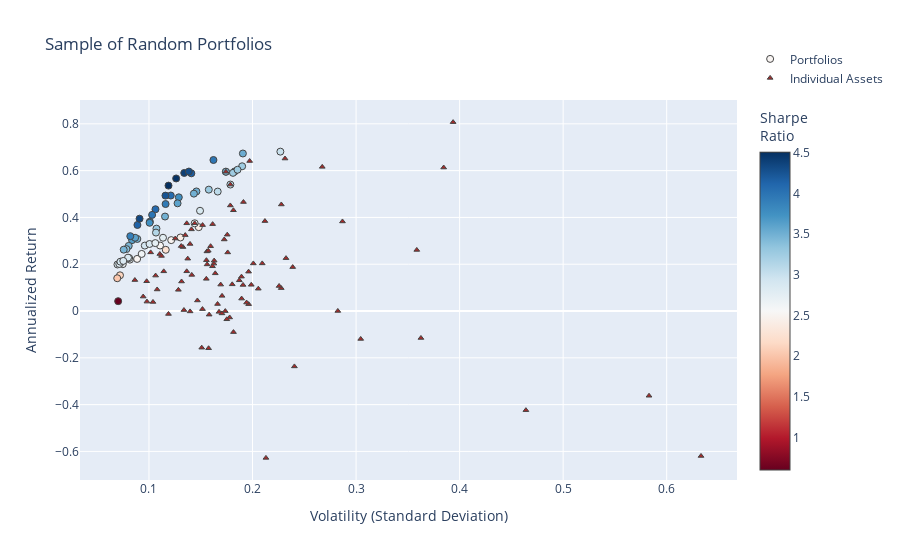

Notebook code cell kept with this figure:
### Code cell
fig2 = go.Figure()

fig2.add_trace(go.Scatter(
    x=[np.sqrt(p["variance"]) for p in dominant_portfolios],  # Convert variance to volatility
    y=[p["return"] for p in dominant_portfolios],
    mode='markers',
    marker=dict(
        color=[p["return"] / (np.sqrt(p["variance"])) for p in dominant_portfolios],  # Sharpe Ratio
        showscale=True,
        size=7,
        line=dict(width=1),
        colorscale="RdBu",
        colorbar=dict(title="Sharpe<br>Ratio")
    ),
    hoverinfo='text',
    text=[
        f"Return: {p['return']:.3%}<br>Volatility: {np.sqrt(p['variance']):.3f}<br>" +
        f"Sharpe Ratio: {p['sharpe']:.3f}<br>" +
        "<br>".join([f"{p['tickers'][i]}: Weight={p['weights'][i]:.3f}" for i in range(len(p['tickers']))])
        for p in dominant_portfolios
    ],
    name="Portfolios"
))


fig2.add_trace(go.Scatter(
    x=volatility, 
    y=annualized_returns,
    mode='markers',
    hoverinfo='text',
    hovertext=[
        f"{name} <br>Volatility: {vol:.3f} <br>Returns: {ret:.3%} <br>Sharpe Ratio: {sr:.3f}"
        for name, vol, ret, sr in zip(names, volatility, annualized_returns, sharpe_ratios)
    ],
    marker=dict(
        color='brown',
        size=5,
        symbol='triangle-up',  # Sets the marker shape to a triangle
        line=dict(width=1)
    ),
    name="Individual Assets"
))

fig2.update_layout(
    title='Sample of Random Portfolios',
    xaxis_title='Volatility (Standard Deviation)',
    yaxis_title='Annualized Return',
    legend=dict(y=5
    )
)


fig2.show()

### Figure 1 — Plotly figure (JSON) as saved in the notebook; plotly's stock layout.template omitted (floating-point values rounded to 4 significant figures)
{"data": [{"hoverinfo": "text", "marker": {"color": [2.516, 2.421, 2.411, 2.694, 2.87, 3.069, 2.252, 3.506, 2.495, 2.759, 2.531, 2.602, 3.531, 3.941, 3.026, 3.285, 3.14, 2.625, 2.915, 3.288, 3.496, 2.121, 2.851, 2.736, 4.093, 3.773, 3.622, 3.785, 3.5, 0.6002, 3.471, 4.177, 2.8, 4.14, 3.607, 4.488, 3.264, 3.461, 4.077, 2.862, 3.26, 2.022, 3.416, 2.683, 4.51, 3.989, 3.256, 3.255, 2.86, 3.385, 3.616, 2.825, 2.823, 3.416, 3.748, 2.912, 3.47, 3.978, 4.255, 2.848, 4.403, 3.003, 4.342, 3.903, 4.303], "colorbar": {"title": {"text": "Sharpe<br>Ratio"}}, "colorscale": [[0, "rgb(103,0,31)"], [0.1, "rgb(178,24,43)"], [0.2, "rgb(214,96,77)"], [0.3, "rgb(244,165,130)"], [0.4, "rgb(253,219,199)"], [0.5, "rgb(247,247,247)"], [0.6, "rgb(209,229,240)"], [0.7, "rgb(146,197,222)"], [0.8, "rgb(67,147,195)"], [0.9, "rgb(33,102,172)"], [1, "rgb(5,48,97)"]], "line": {"width": 1}, "showscale": true, "size": 7}, "mode": "markers", "name": "Portfolios", "text": ["Return: 22.278%<br>Volatility: 0.089<br>Sharpe Ratio: 2.516<br>QCOM_Close: Weight=0.039<br>SAP_Close: Weight=0.271<br>LMT_Close: Weight=0.589<br>VZ_Close: Weight=0.102", "Return: 35.835%<br>Volatility: 0.148<br>Sharpe Ratio: 2.421<br>MSFT_Close: Weight=0.969<br>WFC_Close: Weight=0.027<br>RMD_Close: Weight=0.005", "Return: 31.439%<br>Volatility: 0.130<br>Sharpe Ratio: 2.411<br>IBM_Close: Weight=0.000<br>NKE_Close: Weight=0.047<br>HD_Close: Weight=0.953", "Return: 21.978%<br>Volatility: 0.082<br>Sharpe Ratio: 2.694<br>AEP_Close: Weight=0.311<br>MDT_Close: Weight=0.000<br>HON_Close: Weight=0.689", "Return: 42.848%<br>Volatility: 0.149<br>Sharpe Ratio: 2.870<br>AMZN_Close: Weight=0.340<br>BSX_Close: Weight=0.000<br>DE_Close: Weight=0.660", "Return: 51.058%<br>Volatility: 0.166<br>Sharpe Ratio: 3.069<br>MRK_Close: Weight=0.000<br>MSFT_Close: Weight=0.496<br>PYPL_Close: Weight=0.504", "Return: 26.168%<br>Volatility: 0.116<br>Sharpe Ratio: 2.252<br>CSCO_Close: Weight=0.125<br>MMM_Close: Weight=0.785<br>TSLA_Close: Weight=0.090<br>DHR_Close: Weight=0.000", "Return: 51.115%<br>Volatility: 0.146<br>Sharpe Ratio: 3.506<br>MS_Close: Weight=0.000<br>BMY_Close: Weight=0.069<br>CAT_Close: Weight=0.584<br>TXN_Close: Weight=0.347", "Return: 30.313%<br>Volatility: 0.121<br>Sharpe Ratio: 2.495<br>PM_Close: Weight=0.000<br>V_Close: Weight=0.872<br>GOOGL_Close: Weight=0.128<br>CPB_Close: Weight=0.000", "Return: 31.325%<br>Volatility: 0.114<br>Sharpe Ratio: 2.759<br>REGN_Close: Weight=0.000<br>EMR_Close: Weight=0.226<br>V_Close: Weight=0.584<br>ADBE_Close: Weight=0.190", "Return: 28.007%<br>Volatility: 0.111<br>Sharpe Ratio: 2.531<br>MO_Close: Weight=0.000<br>NKE_Close: Weight=0.063<br>V_Close: Weight=0.851<br>COST_Close: Weight=0.086", "Return: 37.500%<br>Volatility: 0.144<br>Sharpe Ratio: 2.602<br>SRE_Close: Weight=0.000<br>MA_Close: Weight=1.000<br>QCOM_Close: Weight=0.000", "Return: 67.331%<br>Volatility: 0.191<br>Sharpe Ratio: 3.531<br>WFC_Close: Weight=0.000<br>CAT_Close: Weight=0.806<br>NVDA_Close: Weight=0.194", "Return: 45.725%<br>Volatility: 0.116<br>Sharpe Ratio: 3.941<br>MMM_Close: Weight=0.304<br>BA_Close: Weight=0.509<br>BAC_Close: Weight=0.012<br>AMZN_Close: Weight=0.176", "Return: 54.051%<br>Volatility: 0.179<br>Sharpe Ratio: 3.026<br>ABBV_Close: Weight=1.000<br>PG_Close: Weight=0.000<br>BMY_Close: Weight=0.000", "Return: 35.227%<br>Volatility: 0.107<br>Sharpe Ratio: 3.285<br>KR_Close: Weight=0.000<br>BABA_Close: Weight=0.282<br>MMM_Close: Weight=0.477<br>SYY_Close: Weight=0.241", "Return: 33.524%<br>Volatility: 0.107<br>Sharpe Ratio: 3.140<br>DE_Close: Weight=0.356<br>GIS_Close: Weight=0.000<br>LMT_Close: Weight=0.430<br>INTC_Close: Weight=0.214", "Return: 24.405%<br>Volatility: 0.093<br>Sharpe Ratio: 2.625<br>CMCSA_Close: Weight=0.052<br>HON_Close: Weight=0.749<br>GOOGL_Close: Weight=0.199", "Return: 27.974%<br>Volatility: 0.096<br>Sharpe Ratio: 2.915<br>V_Close: Weight=0.460<br>META_Close: Weight=0.090<br>MMM_Close: Weight=0.385<br>PG_Close: Weight=0.064", "Return: 51.880%<br>Volatility: 0.158<br>Sharpe Ratio: 3.288<br>EMR_Close: Weight=0.000<br>CAT_Close: Weight=0.777<br>PFE_Close: Weight=0.223", "Return: 40.385%<br>Volatility: 0.116<br>Sharpe Ratio: 3.496<br>MO_Close: Weight=0.000<br>COST_Close: Weight=0.071<br>ABBV_Close: Weight=0.468<br>V_Close: Weight=0.461", "Return: 15.270%<br>Volatility: 0.072<br>Sharpe Ratio: 2.121<br>CVX_Close: Weight=0.134<br>KO_Close: Weight=0.619<br>EMR_Close: Weight=0.247", "Return: 28.654%<br>Volatility: 0.101<br>Sharpe Ratio: 2.851<br>QCOM_Close: Weight=0.008<br>AEP_Close: Weight=0.389<br>GIS_Close: Weight=0.000<br>MA_Close: Weight=0.603", "Return: 29.033%<br>Volatility: 0.106<br>Sharpe Ratio: 2.736<br>REGN_Close: Weight=0.000<br>PEP_Close: Weight=0.342<br>K_Close: Weight=0.000<br>MA_Close: Weight=0.658", "Return: 43.498%<br>Volatility: 0.106<br>Sharpe Ratio: 4.093<br>ISRG_Close: Weight=0.280<br>TMO_Close: Weight=0.000<br>AEP_Close: Weight=0.321<br>CAT_Close: Weight=0.399", "Return: 48.597%<br>Volatility: 0.129<br>Sharpe Ratio: 3.773<br>ABBV_Close: Weight=0.560<br>SRE_Close: Weight=0.000<br>NKE_Close: Weight=0.019<br>WMT_Close: Weight=0.421", "Return: 30.301%<br>Volatility: 0.084<br>Sharpe Ratio: 3.622<br>HD_Close: Weight=0.350<br>AMZN_Close: Weight=0.158<br>ABT_Close: Weight=0.205<br>LMT_Close: Weight=0.287", "Return: 38.174%<br>Volatility: 0.101<br>Sharpe Ratio: 3.785<br>KO_Close: Weight=0.309<br>HD_Close: Weight=0.322<br>CAT_Close: Weight=0.369", "Return: 50.173%<br>Volatility: 0.143<br>Sharpe Ratio: 3.500<br>BA_Close: Weight=0.766<br>GS_Close: Weight=0.000<br>EMR_Close: Weight=0.178<br>RTX_Close: Weight=0.056", "Return: 4.215%<br>Volatility: 0.070<br>Sharpe Ratio: 0.600<br>RDY_Close: Weight=0.000<br>GILD_Close: Weight=0.191<br>XOM_Close: Weight=0.386<br>PG_Close: Weight=0.423", "Return: 30.806%<br>Volatility: 0.089<br>Sharpe Ratio: 3.471<br>HON_Close: Weight=0.538<br>GIS_Close: Weight=0.000<br>MRK_Close: Weight=0.000<br>MCD_Close: Weight=0.462", "Return: 58.856%<br>Volatility: 0.141<br>Sharpe Ratio: 4.177<br>BA_Close: Weight=0.554<br>NVDA_Close: Weight=0.086<br>PYPL_Close: Weight=0.221<br>INTC_Close: Weight=0.139", "Return: 22.638%<br>Volatility: 0.081<br>Sharpe Ratio: 2.800<br>PFE_Close: Weight=0.159<br>ACN_Close: Weight=0.362<br>NEE_Close: Weight=0.478", "Return: 36.783%<br>Volatility: 0.089<br>Sharpe Ratio: 4.140<br>MSFT_Close: Weight=0.265<br>JPM_Close: Weight=0.085<br>BA_Close: Weight=0.362<br>KO_Close: Weight=0.288", "Return: 46.033%<br>Volatility: 0.128<br>Sharpe Ratio: 3.607<br>BTI_Close: Weight=0.058<br>MRK_Close: Weight=0.000<br>CAT_Close: Weight=0.529<br>MMM_Close: Weight=0.413", "Return: 56.659%<br>Volatility: 0.126<br>Sharpe Ratio: 4.488<br>ABBV_Close: Weight=0.450<br>DE_Close: Weight=0.154<br>CAT_Close: Weight=0.396<br>KR_Close: Weight=0.000", "Return: 59.642%<br>Volatility: 0.183<br>Sharpe Ratio: 3.264<br>COST_Close: Weight=0.084<br>CAT_Close: Weight=0.916<br>MDT_Close: Weight=0.000", "Return: 27.841%<br>Volatility: 0.080<br>Sharpe Ratio: 3.461<br>TXN_Close: Weight=0.276<br>AEP_Close: Weight=0.317<br>HD_Close: Weight=0.347<br>CRM_Close: Weight=0.060", "Return: 49.367%<br>Volatility: 0.121<br>Sharpe Ratio: 4.077<br>META_Close: Weight=0.001<br>TMO_Close: Weight=0.276<br>BABA_Close: Weight=0.168<br>BA_Close: Weight=0.555", "Return: 22.820%<br>Volatility: 0.080<br>Sharpe Ratio: 2.862<br>KO_Close: Weight=0.415<br>META_Close: Weight=0.064<br>V_Close: Weight=0.437<br>SYK_Close: Weight=0.084", "Return: 59.047%<br>Volatility: 0.181<br>Sharpe Ratio: 3.260<br>QCOM_Close: Weight=0.043<br>CSCO_Close: Weight=0.016<br>JPM_Close: Weight=0.053<br>CAT_Close: Weight=0.888", "Return: 14.018%<br>Volatility: 0.069<br>Sharpe Ratio: 2.022<br>KO_Close: Weight=0.555<br>CVX_Close: Weight=0.223<br>NKE_Close: Weight=0.064<br>CSCO_Close: Weight=0.157", "Return: 59.541%<br>Volatility: 0.174<br>Sharpe Ratio: 3.416<br>BA_Close: Weight=1.000<br>F_Close: Weight=0.000<br>RDY_Close: Weight=0.000", "Return: 20.046%<br>Volatility: 0.075<br>Sharpe Ratio: 2.683<br>SYY_Close: Weight=0.202<br>GILD_Close: Weight=0.046<br>CVX_Close: Weight=0.218<br>NEE_Close: Weight=0.534", "Return: 53.600%<br>Volatility: 0.119<br>Sharpe Ratio: 4.510<br>CAT_Close: Weight=0.423<br>DUK_Close: Weight=0.108<br>VRTX_Close: Weight=0.064<br>ABBV_Close: Weight=0.405", "Return: 41.095%<br>Volatility: 0.103<br>Sharpe Ratio: 3.989<br>TMO_Close: Weight=0.040<br>TXN_Close: Weight=0.274<br>ABBV_Close: Weight=0.361<br>HD_Close: Weight=0.325", "Return: 61.864%<br>Volatility: 0.190<br>Sharpe Ratio: 3.256<br>UA_Close: Weight=0.000<br>QCOM_Close: Weight=0.049<br>BSX_Close: Weight=0.000<br>CAT_Close: Weight=0.951", "Return: 60.381%<br>Volatility: 0.186<br>Sharpe Ratio: 3.255<br>CAT_Close: Weight=0.921<br>GILD_Close: Weight=0.017<br>JPM_Close: Weight=0.061", "Return: 19.898%<br>Volatility: 0.070<br>Sharpe Ratio: 2.860<br>REGN_Close: Weight=0.000<br>KO_Close: Weight=0.379<br>HON_Close: Weight=0.487<br>JPM_Close: Weight=0.134", "Return: 26.478%<br>Volatility: 0.078<br>Sharpe Ratio: 3.385<br>PFE_Close: Weight=0.139<br>MCD_Close: Weight=0.410<br>NEE_Close: Weight=0.330<br>JNJ_Close: Weight=0.121", "Return: 31.319%<br>Volatility: 0.087<br>Sharpe Ratio: 3.616<br>LMT_Close: Weight=0.372<br>LLY_Close: Weight=0.000<br>BABA_Close: Weight=0.196<br>NEE_Close: Weight=0.432", "Return: 20.382%<br>Volatility: 0.072<br>Sharpe Ratio: 2.825<br>KO_Close: Weight=0.363<br>TMO_Close: Weight=0.112<br>WFC_Close: Weight=0.000<br>HON_Close: Weight=0.525", "Return: 20.137%<br>Volatility: 0.071<br>Sharpe Ratio: 2.823<br>KO_Close: Weight=0.395<br>LMT_Close: Weight=0.397<br>EW_Close: Weight=0.037<br>GOOGL_Close: Weight=0.171", "Return: 59.541%<br>Volatility: 0.174<br>Sharpe Ratio: 3.416<br>ZBH_Close: Weight=0.000<br>T_Close: Weight=0.000<br>MRK_Close: Weight=0.000<br>BA_Close: Weight=1.000", "Return: 37.713%<br>Volatility: 0.101<br>Sharpe Ratio: 3.748<br>ETN_Close: Weight=0.000<br>CAT_Close: Weight=0.396<br>ACN_Close: Weight=0.306<br>KO_Close: Weight=0.298", "Return: 21.093%<br>Volatility: 0.072<br>Sharpe Ratio: 2.912<br>CRM_Close: Weight=0.161<br>KO_Close: Weight=0.336<br>HON_Close: Weight=0.498<br>BMY_Close: Weight=0.005", "Return: 26.235%<br>Volatility: 0.076<br>Sharpe Ratio: 3.470<br>HD_Close: Weight=0.388<br>NEE_Close: Weight=0.499<br>MS_Close: Weight=0.114", "Return: 64.543%<br>Volatility: 0.162<br>Sharpe Ratio: 3.978<br>GIS_Close: Weight=0.000<br>META_Close: Weight=0.000<br>PYPL_Close: Weight=0.410<br>CAT_Close: Weight=0.590", "Return: 49.326%<br>Volatility: 0.116<br>Sharpe Ratio: 4.255<br>JNJ_Close: Weight=0.271<br>VRTX_Close: Weight=0.068<br>BA_Close: Weight=0.447<br>PYPL_Close: Weight=0.214", "Return: 21.420%<br>Volatility: 0.075<br>Sharpe Ratio: 2.848<br>JNJ_Close: Weight=0.255<br>BAC_Close: Weight=0.021<br>CVX_Close: Weight=0.154<br>HON_Close: Weight=0.570", "Return: 59.014%<br>Volatility: 0.134<br>Sharpe Ratio: 4.403<br>T_Close: Weight=0.000<br>ABBV_Close: Weight=0.506<br>CAT_Close: Weight=0.494<br>BIIB_Close: Weight=0.000", "Return: 68.124%<br>Volatility: 0.227<br>Sharpe Ratio: 3.003<br>NVDA_Close: Weight=0.216<br>PYPL_Close: Weight=0.776<br>BTI_Close: Weight=0.000<br>QCOM_Close: Weight=0.009", "Return: 39.470%<br>Volatility: 0.091<br>Sharpe Ratio: 4.342<br>CVX_Close: Weight=0.141<br>BA_Close: Weight=0.335<br>UNH_Close: Weight=0.281<br>V_Close: Weight=0.242", "Return: 31.990%<br>Volatility: 0.082<br>Sharpe Ratio: 3.903<br>HD_Close: Weight=0.360<br>BABA_Close: Weight=0.188<br>PEP_Close: Weight=0.195<br>LMT_Close: Weight=0.258", "Return: 59.607%<br>Volatility: 0.139<br>Sharpe Ratio: 4.303<br>CAT_Close: Weight=0.431<br>COST_Close: Weight=0.039<br>BA_Close: Weight=0.529"], "type": "scatter", "x": [0.08854, 0.148, 0.1304, 0.08159, 0.1493, 0.1664, 0.1162, 0.1458, 0.1215, 0.1135, 0.1107, 0.1441, 0.1907, 0.116, 0.1786, 0.1072, 0.1068, 0.09295, 0.09596, 0.1578, 0.1155, 0.07201, 0.1005, 0.1061, 0.1063, 0.1288, 0.08365, 0.1009, 0.1434, 0.07023, 0.08875, 0.1409, 0.08086, 0.08884, 0.1276, 0.1263, 0.1827, 0.08044, 0.1211, 0.07975, 0.1811, 0.06933, 0.1743, 0.07471, 0.1189, 0.103, 0.19, 0.1855, 0.06956, 0.07822, 0.08662, 0.07214, 0.07134, 0.1743, 0.1006, 0.07243, 0.07561, 0.1623, 0.1159, 0.07521, 0.134, 0.2269, 0.0909, 0.08197, 0.1385], "y": [0.2228, 0.3584, 0.3144, 0.2198, 0.4285, 0.5106, 0.2617, 0.5112, 0.3031, 0.3133, 0.2801, 0.375, 0.6733, 0.4573, 0.5405, 0.3523, 0.3352, 0.244, 0.2797, 0.5188, 0.4039, 0.1527, 0.2865, 0.2903, 0.435, 0.486, 0.303, 0.3817, 0.5017, 0.04215, 0.3081, 0.5886, 0.2264, 0.3678, 0.4603, 0.5666, 0.5964, 0.2784, 0.4937, 0.2282, 0.5905, 0.1402, 0.5954, 0.2005, 0.536, 0.411, 0.6186, 0.6038, 0.199, 0.2648, 0.3132, 0.2038, 0.2014, 0.5954, 0.3771, 0.2109, 0.2623, 0.6454, 0.4933, 0.2142, 0.5901, 0.6812, 0.3947, 0.3199, 0.5961]}, {"hoverinfo": "text", "hovertext": ["ADBE_Close <br>Volatility: 0.228 <br>Returns: 45.540% <br>Sharpe Ratio: 1.999", "BTI_Close <br>Volatility: 0.191 <br>Returns: 11.154% <br>Sharpe Ratio: 0.584", "ORCL_Close <br>Volatility: 0.187 <br>Returns: 13.134% <br>Sharpe Ratio: 0.701", "XOM_Close <br>Volatility: 0.104 <br>Returns: 3.880% <br>Sharpe Ratio: 0.374", "HD_Close <br>Volatility: 0.135 <br>Returns: 32.454% <br>Sharpe Ratio: 2.404", "JPM_Close <br>Volatility: 0.156 <br>Returns: 19.920% <br>Sharpe Ratio: 1.276", "MSFT_Close <br>Volatility: 0.152 <br>Returns: 36.718% <br>Sharpe Ratio: 2.419", "AMZN_Close <br>Volatility: 0.212 <br>Returns: 38.442% <br>Sharpe Ratio: 1.813", "GIS_Close <br>Volatility: 0.174 <br>Returns: -0.030% <br>Sharpe Ratio: -0.002", "BAC_Close <br>Volatility: 0.209 <br>Returns: 20.360% <br>Sharpe Ratio: 0.972", "RTX_Close <br>Volatility: 0.136 <br>Returns: 16.980% <br>Sharpe Ratio: 1.244", "CSCO_Close <br>Volatility: 0.164 <br>Returns: 16.111% <br>Sharpe Ratio: 0.982", "CMCSA_Close <br>Volatility: 0.206 <br>Returns: 9.549% <br>Sharpe Ratio: 0.465", "AEP_Close <br>Volatility: 0.106 <br>Returns: 15.149% <br>Sharpe Ratio: 1.424", "MO_Close <br>Volatility: 0.178 <br>Returns: -2.746% <br>Sharpe Ratio: -0.154", "CPB_Close <br>Volatility: 0.240 <br>Returns: -23.666% <br>Sharpe Ratio: -0.984", "CRM_Close <br>Volatility: 0.156 <br>Returns: 25.484% <br>Sharpe Ratio: 1.634", "VZ_Close <br>Volatility: 0.169 <br>Returns: 11.300% <br>Sharpe Ratio: 0.668", "RMD_Close <br>Volatility: 0.201 <br>Returns: 20.344% <br>Sharpe Ratio: 1.013", "PM_Close <br>Volatility: 0.140 <br>Returns: -0.165% <br>Sharpe Ratio: -0.012", "BIIB_Close <br>Volatility: 0.228 <br>Returns: 9.799% <br>Sharpe Ratio: 0.430", "KR_Close <br>Volatility: 0.363 <br>Returns: -11.512% <br>Sharpe Ratio: -0.317", "MA_Close <br>Volatility: 0.144 <br>Returns: 37.500% <br>Sharpe Ratio: 2.602", "NVDA_Close <br>Volatility: 0.394 <br>Returns: 80.734% <br>Sharpe Ratio: 2.051", "GS_Close <br>Volatility: 0.196 <br>Returns: 2.945% <br>Sharpe Ratio: 0.150", "DUK_Close <br>Volatility: 0.094 <br>Returns: 6.184% <br>Sharpe Ratio: 0.655", "UA_Close <br>Volatility: 0.464 <br>Returns: -42.368% <br>Sharpe Ratio: -0.913", "VRTX_Close <br>Volatility: 0.385 <br>Returns: 61.334% <br>Sharpe Ratio: 1.595", "KO_Close <br>Volatility: 0.086 <br>Returns: 13.237% <br>Sharpe Ratio: 1.533", "ACN_Close <br>Volatility: 0.133 <br>Returns: 27.346% <br>Sharpe Ratio: 2.059", "DE_Close <br>Volatility: 0.179 <br>Returns: 45.118% <br>Sharpe Ratio: 2.527", "DHR_Close <br>Volatility: 0.128 <br>Returns: 9.067% <br>Sharpe Ratio: 0.706", "LMT_Close <br>Volatility: 0.110 <br>Returns: 24.360% <br>Sharpe Ratio: 2.206", "TXN_Close <br>Volatility: 0.161 <br>Returns: 37.142% <br>Sharpe Ratio: 2.300", "SAP_Close <br>Volatility: 0.137 <br>Returns: 22.379% <br>Sharpe Ratio: 1.628", "SO_Close <br>Volatility: 0.119 <br>Returns: -1.259% <br>Sharpe Ratio: -0.106", "MDT_Close <br>Volatility: 0.152 <br>Returns: 0.821% <br>Sharpe Ratio: 0.054", "ABBV_Close <br>Volatility: 0.179 <br>Returns: 54.051% <br>Sharpe Ratio: 3.026", "AMGN_Close <br>Volatility: 0.168 <br>Returns: -0.355% <br>Sharpe Ratio: -0.021", "NEE_Close <br>Volatility: 0.112 <br>Returns: 23.547% <br>Sharpe Ratio: 2.101", "CAT_Close <br>Volatility: 0.197 <br>Returns: 64.107% <br>Sharpe Ratio: 3.250", "T_Close <br>Volatility: 0.175 <br>Returns: -3.526% <br>Sharpe Ratio: -0.201", "QCOM_Close <br>Volatility: 0.239 <br>Returns: 18.777% <br>Sharpe Ratio: 0.786", "CVX_Close <br>Volatility: 0.141 <br>Returns: 15.444% <br>Sharpe Ratio: 1.093", "GOOGL_Close <br>Volatility: 0.157 <br>Returns: 25.766% <br>Sharpe Ratio: 1.638", "UNH_Close <br>Volatility: 0.141 <br>Returns: 34.904% <br>Sharpe Ratio: 2.475", "SYK_Close <br>Volatility: 0.155 <br>Returns: 21.732% <br>Sharpe Ratio: 1.398", "DIS_Close <br>Volatility: 0.158 <br>Returns: -1.539% <br>Sharpe Ratio: -0.097", "TSLA_Close <br>Volatility: 0.359 <br>Returns: 26.105% <br>Sharpe Ratio: 0.728", "MRK_Close <br>Volatility: 0.151 <br>Returns: -15.661% <br>Sharpe Ratio: -1.038", "WFC_Close <br>Volatility: 0.171 <br>Returns: 6.484% <br>Sharpe Ratio: 0.380", "MS_Close <br>Volatility: 0.196 <br>Returns: 16.831% <br>Sharpe Ratio: 0.858", "MCD_Close <br>Volatility: 0.136 <br>Returns: 37.497% <br>Sharpe Ratio: 2.748", "PFE_Close <br>Volatility: 0.108 <br>Returns: 9.217% <br>Sharpe Ratio: 0.854", "COST_Close <br>Volatility: 0.199 <br>Returns: 11.207% <br>Sharpe Ratio: 0.564", "RDY_Close <br>Volatility: 0.304 <br>Returns: -11.923% <br>Sharpe Ratio: -0.392", "EXC_Close <br>Volatility: 0.131 <br>Returns: 12.626% <br>Sharpe Ratio: 0.960", "AMD_Close <br>Volatility: 0.583 <br>Returns: -36.203% <br>Sharpe Ratio: -0.621", "GE_Close <br>Volatility: 0.213 <br>Returns: -62.754% <br>Sharpe Ratio: -2.947", "PEP_Close <br>Volatility: 0.098 <br>Returns: 12.729% <br>Sharpe Ratio: 1.302", "SRE_Close <br>Volatility: 0.134 <br>Returns: 0.416% <br>Sharpe Ratio: 0.031", "GILD_Close <br>Volatility: 0.189 <br>Returns: 5.321% <br>Sharpe Ratio: 0.281", "F_Close <br>Volatility: 0.166 <br>Returns: 2.996% <br>Sharpe Ratio: 0.180", "NFLX_Close <br>Volatility: 0.287 <br>Returns: 38.281% <br>Sharpe Ratio: 1.334", "IBM_Close <br>Volatility: 0.158 <br>Returns: -15.905% <br>Sharpe Ratio: -1.009", "WMT_Close <br>Volatility: 0.182 <br>Returns: 43.058% <br>Sharpe Ratio: 2.372", "EMR_Close <br>Volatility: 0.163 <br>Returns: 20.268% <br>Sharpe Ratio: 1.246", "AAPL_Close <br>Volatility: 0.176 <br>Returns: 25.044% <br>Sharpe Ratio: 1.423", "LLY_Close <br>Volatility: 0.147 <br>Returns: 4.513% <br>Sharpe Ratio: 0.308", "GOOG_Close <br>Volatility: 0.160 <br>Returns: 27.711% <br>Sharpe Ratio: 1.737", "BABA_Close <br>Volatility: 0.267 <br>Returns: 61.610% <br>Sharpe Ratio: 2.305", "SYY_Close <br>Volatility: 0.161 <br>Returns: 19.125% <br>Sharpe Ratio: 1.185", "JNJ_Close <br>Volatility: 0.114 <br>Returns: 16.968% <br>Sharpe Ratio: 1.485", "REGN_Close <br>Volatility: 0.282 <br>Returns: 0.032% <br>Sharpe Ratio: 0.001", "HON_Close <br>Volatility: 0.102 <br>Returns: 25.067% <br>Sharpe Ratio: 2.467", "INTC_Close <br>Volatility: 0.176 <br>Returns: 32.628% <br>Sharpe Ratio: 1.858", "META_Close <br>Volatility: 0.173 <br>Returns: 30.584% <br>Sharpe Ratio: 1.771", "ISRG_Close <br>Volatility: 0.191 <br>Returns: 46.587% <br>Sharpe Ratio: 2.436", "TMO_Close <br>Volatility: 0.163 <br>Returns: 21.553% <br>Sharpe Ratio: 1.323", "MMM_Close <br>Volatility: 0.131 <br>Returns: 27.772% <br>Sharpe Ratio: 2.118", "BSX_Close <br>Volatility: 0.170 <br>Returns: -1.012% <br>Sharpe Ratio: -0.059", "NKE_Close <br>Volatility: 0.226 <br>Returns: 10.695% <br>Sharpe Ratio: 0.474", "K_Close <br>Volatility: 0.182 <br>Returns: -9.007% <br>Sharpe Ratio: -0.496", "EW_Close <br>Volatility: 0.232 <br>Returns: 22.603% <br>Sharpe Ratio: 0.973", "PG_Close <br>Volatility: 0.098 <br>Returns: 4.023% <br>Sharpe Ratio: 0.410", "ABT_Close <br>Volatility: 0.140 <br>Returns: 28.667% <br>Sharpe Ratio: 2.053", "ZBH_Close <br>Volatility: 0.194 <br>Returns: 3.617% <br>Sharpe Ratio: 0.186", "ETN_Close <br>Volatility: 0.155 <br>Returns: 13.763% <br>Sharpe Ratio: 0.886", "GM_Close <br>Volatility: 0.189 <br>Returns: 14.706% <br>Sharpe Ratio: 0.777", "V_Close <br>Volatility: 0.125 <br>Returns: 30.982% <br>Sharpe Ratio: 2.471", "BMY_Close <br>Volatility: 0.180 <br>Returns: 11.411% <br>Sharpe Ratio: 0.633", "SNAP_Close <br>Volatility: 0.633 <br>Returns: -61.938% <br>Sharpe Ratio: -0.978", "PYPL_Close <br>Volatility: 0.231 <br>Returns: 65.170% <br>Sharpe Ratio: 2.817", "BA_Close <br>Volatility: 0.174 <br>Returns: 59.541% <br>Sharpe Ratio: 3.416"], "marker": {"color": "brown", "line": {"width": 1}, "size": 5, "symbol": "triangle-up"}, "mode": "markers", "name": "Individual Assets", "type": "scatter", "x": [0.2278, 0.1908, 0.1872, 0.1039, 0.135, 0.1562, 0.1518, 0.212, 0.1737, 0.2094, 0.1365, 0.164, 0.2056, 0.1064, 0.1779, 0.2404, 0.1559, 0.1693, 0.2008, 0.1397, 0.2277, 0.3627, 0.1441, 0.3937, 0.1963, 0.09441, 0.464, 0.3846, 0.08636, 0.1328, 0.1786, 0.1284, 0.1104, 0.1615, 0.1374, 0.1188, 0.1517, 0.1786, 0.1677, 0.1121, 0.1972, 0.1751, 0.2388, 0.1413, 0.1573, 0.141, 0.1555, 0.1581, 0.3586, 0.1509, 0.1706, 0.1962, 0.1365, 0.1079, 0.1988, 0.3045, 0.1315, 0.5829, 0.213, 0.09778, 0.1338, 0.1895, 0.1662, 0.2869, 0.1576, 0.1815, 0.1627, 0.176, 0.1468, 0.1595, 0.2673, 0.1614, 0.1143, 0.2824, 0.1016, 0.1756, 0.1727, 0.1912, 0.163, 0.1311, 0.1705, 0.2257, 0.1816, 0.2323, 0.09803, 0.1397, 0.1943, 0.1554, 0.1893, 0.1254, 0.1804, 0.6332, 0.2314, 0.1743], "y": [0.4554, 0.1115, 0.1313, 0.0388, 0.3245, 0.1992, 0.3672, 0.3844, -0.0003006, 0.2036, 0.1698, 0.1611, 0.09549, 0.1515, -0.02746, -0.2367, 0.2548, 0.113, 0.2034, -0.001647, 0.09799, -0.1151, 0.375, 0.8073, 0.02945, 0.06184, -0.4237, 0.6133, 0.1324, 0.2735, 0.4512, 0.09067, 0.2436, 0.3714, 0.2238, -0.01259, 0.008205, 0.5405, -0.003551, 0.2355, 0.6411, -0.03526, 0.1878, 0.1544, 0.2577, 0.349, 0.2173, -0.01539, 0.261, -0.1566, 0.06484, 0.1683, 0.375, 0.09217, 0.1121, -0.1192, 0.1263, -0.362, -0.6275, 0.1273, 0.004162, 0.05321, 0.02996, 0.3828, -0.159, 0.4306, 0.2027, 0.2504, 0.04513, 0.2771, 0.6161, 0.1912, 0.1697, 0.0003193, 0.2507, 0.3263, 0.3058, 0.4659, 0.2155, 0.2777, -0.01012, 0.107, -0.09007, 0.226, 0.04023, 0.2867, 0.03617, 0.1376, 0.1471, 0.3098, 0.1141, -0.6194, 0.6517, 0.5954]}], "layout": {"legend": {"y": 5}, "title": {"text": "Sample of Random Portfolios"}, "xaxis": {"title": {"text": "Volatility (Standard Deviation)"}}, "yaxis": {"title": {"text": "Annualized Return"}}}}
